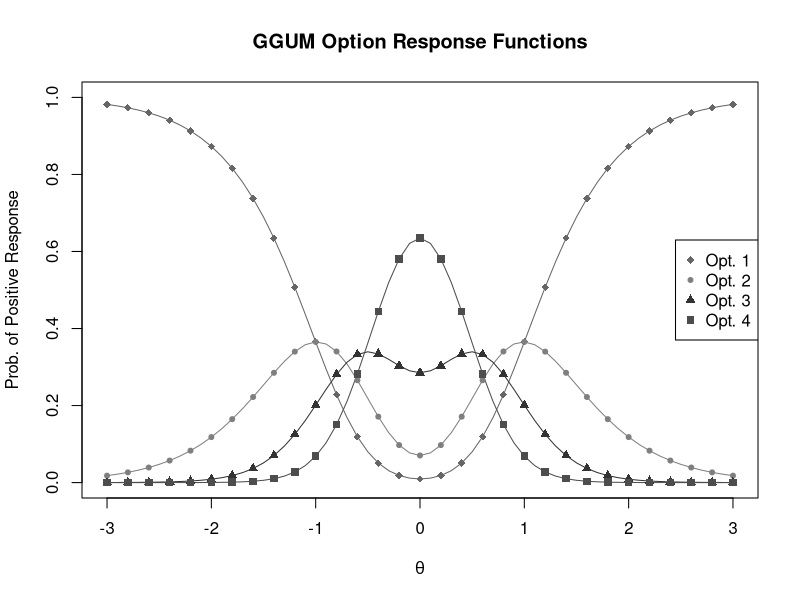
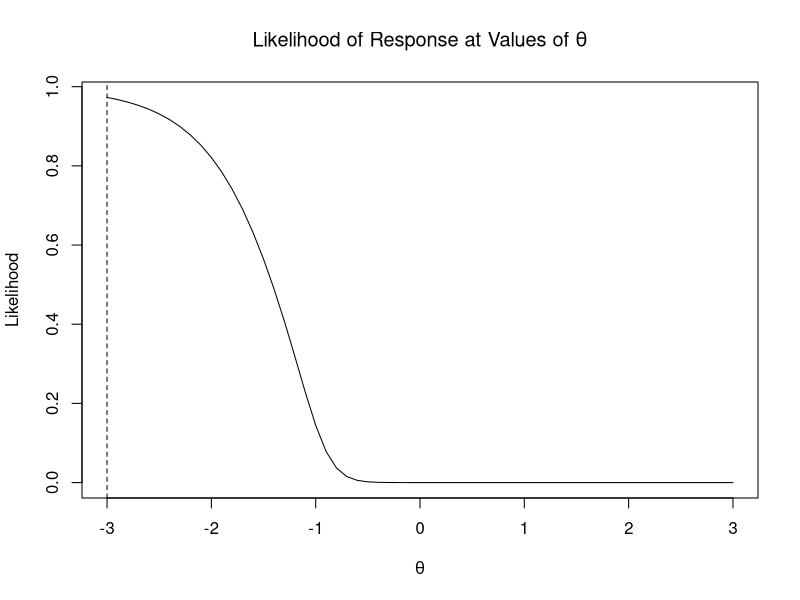
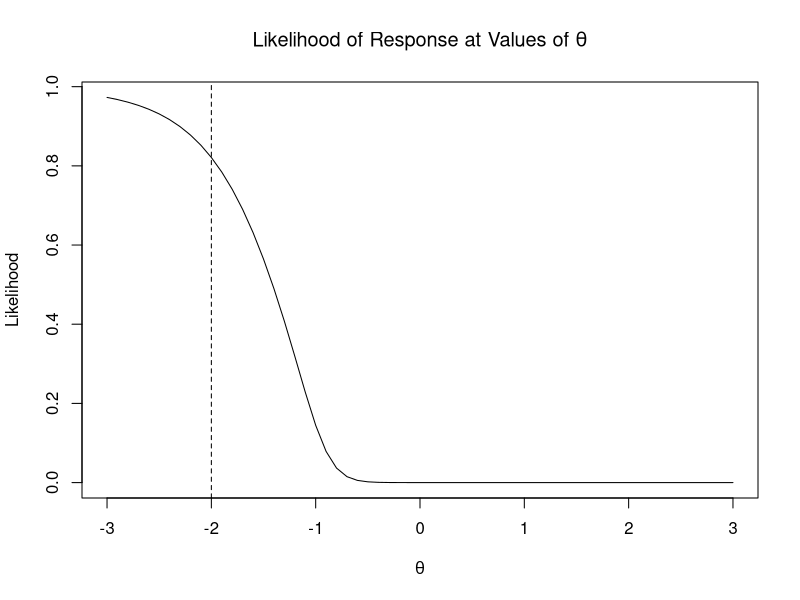
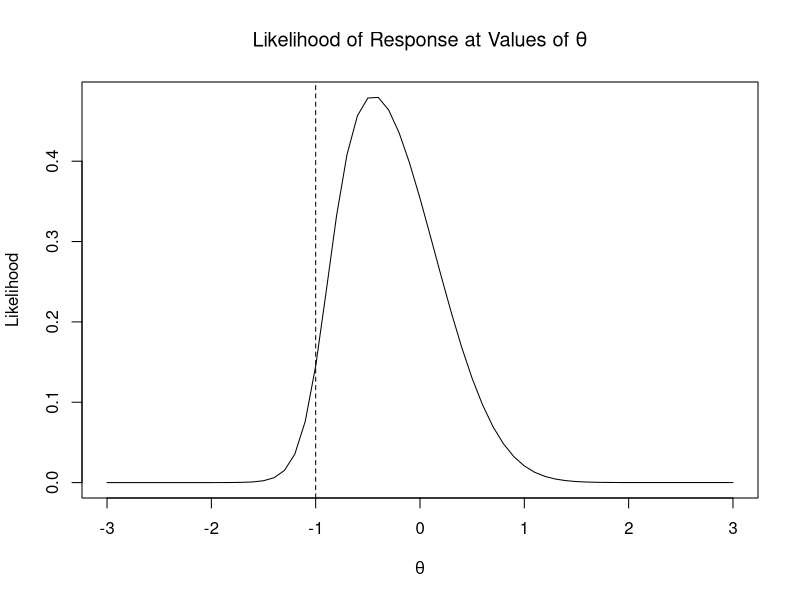
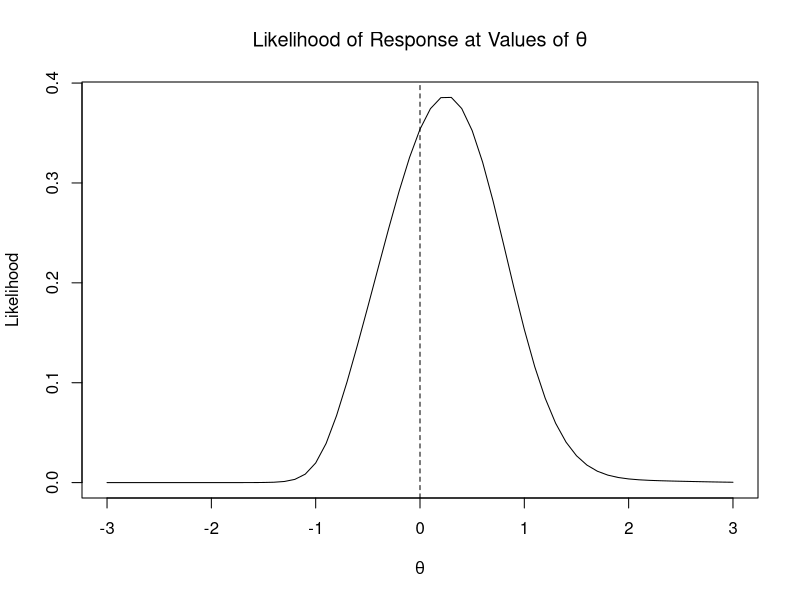
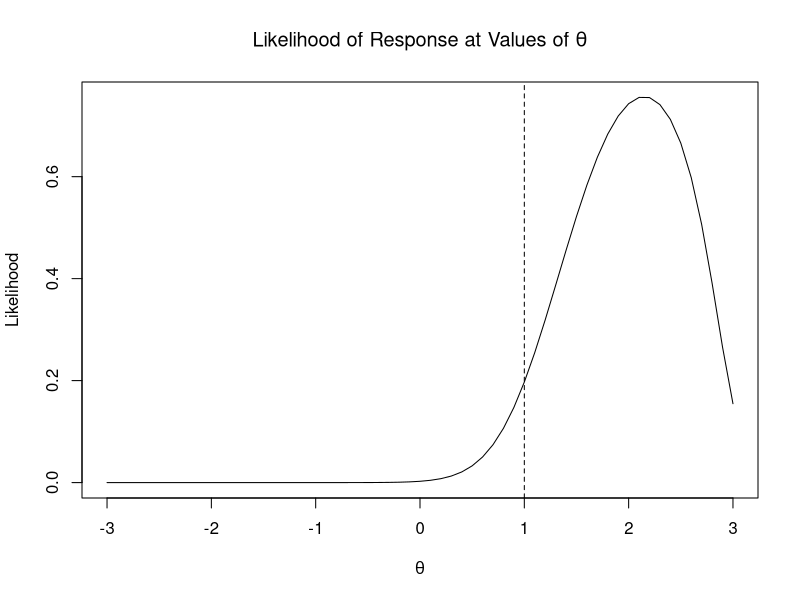
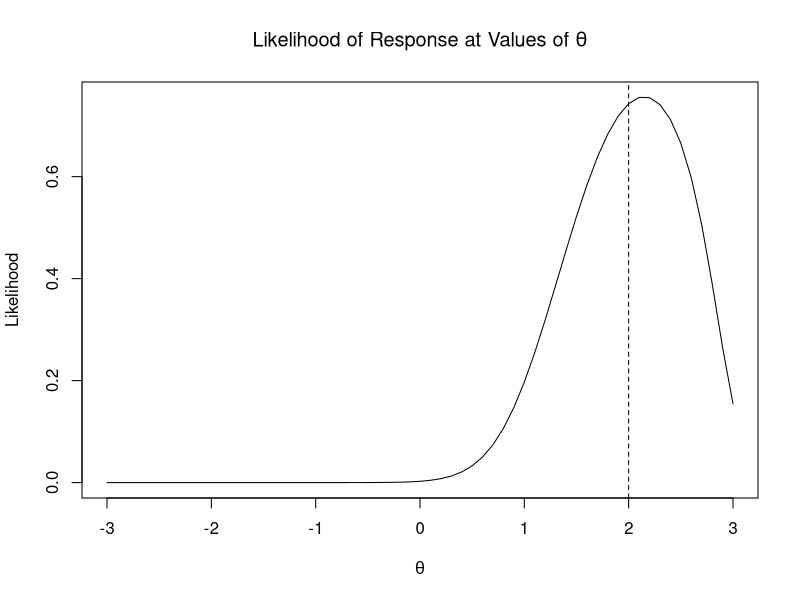
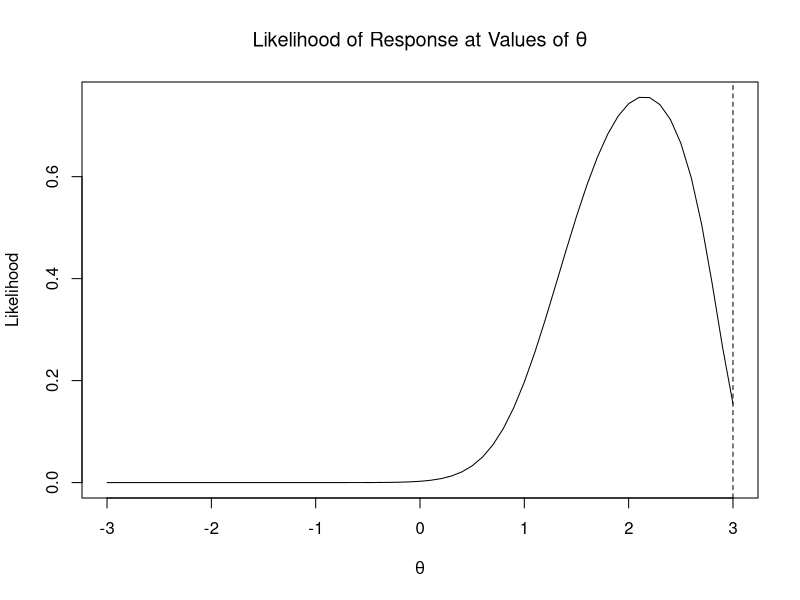

Write the R code that produced these figures, in order.

probability <- function(k, K, theta, alpha, delta, tau){
  # Equation 1 in de la Torre 2006 is a quotient where the numerator expression
  # is summed for the denominator expression. The numerator expression can be
  # further broken down into two smaller expressions, each of which uses a
  # common espression.
  smExpr <- cumsum(tau) # expression common to both numerator expressions
  lgExpr1 <- exp(alpha * (0:(K-1) * (theta - delta) - smExpr))
  lgExpr2 <- exp(alpha * ((2*K - (0:(K-1)) - 1) * (theta - delta) - smExpr))
  numerator <- lgExpr1 + lgExpr2
  return(numerator[k]/sum(numerator)) # we only want the kth element
}


# So let's try out the function and replicate Figure 1 from de la Torre 2006
probability(1, 5, 0, 2, 1, c(0, 1, 2, 3, 4))
a <- 2
d <- 0
t <- c(0, -1, -0.7, -0.4)
th <- seq(from=-3, to=3, by=0.1)
probs <- t(sapply(th, function(x){
  sapply(1:length(t), probability, length(t), x, a, d, t)
}))
plot(NULL, ylim=c(0, 1), xlim=c(-3, 3), ylab='Prob. of Positive Response',
     xlab=expression(theta), main='GGUM Option Response Functions')
plotColors <- c('grey40', 'grey50', 'grey20', 'grey30')
plotSymbols <- c(18, 20, 17, 15)
indices <- c(TRUE, FALSE)
matlines(th, probs, col=plotColors, lty=1)
matpoints(th[indices], probs[indices, ], col=plotColors, pch=plotSymbols)
legend('right', legend=c('Opt. 1', 'Opt. 2', 'Opt. 3', 'Opt. 4'),
       pch=plotSymbols, col=plotColors)


probMatrix <- function(thetas, responseMatrix, alphas, deltas, taus){
  # Given vectors (or for tau, a list) of parameters, we can calculate the
  # probability of each choice in the reponse matrix
  return(t(sapply(1:length(thetas), function(x){ # for each person
    sapply(1:length(alphas), function(y){ # for each item
      probability(responseMatrix[x, y], length(taus[[y]]), thetas[x],
                  alphas[y],  deltas[y], taus[[y]])})})))
}

stableProd <- function(x){
  # More numerically stable than prod() for likelhood of the response matrix
  return(exp(sum(log(x))))
}

likelihood <- function(thetas, responseMatrix, alphas, deltas, taus){
  # We just get the product of all the probabilities for the response matrix
  return(stableProd(probMatrix(thetas, responseMatrix, alphas, deltas, taus)))
}

thetas <- rnorm(100)
responses <- matrix(c(sample(1:3, 100, replace=TRUE),
                      sample(1:4, 100, replace=TRUE),
                      sample(1:5, 100, replace=TRUE)), nrow=100)
alphas <- rnorm(3)
deltas <- rnorm(3)
taus <- list(c(0, rnorm(2)),c(0, rnorm(3)), c(0, rnorm(4)))

likelihood(thetas, responses, alphas, deltas, taus)

## To make some fake data using the most likely response given parameters:
likelyResponse <- function(theta, alpha, delta, tau){
  K <- length(tau)
  return(which.max(sapply(1:K, probability, K, theta, alpha, delta, tau)))
}

likelyResponseVector <- function(theta, alpha, delta, tau){
  return(sapply(1:length(tau), function(x){
    likelyResponse(theta, alpha[x], delta[x], tau[[x]])}))
}

plotLcurve <- function(trueTheta, response, alpha, delta, tau){
  xVals <- seq(from=-3, to=3, by=0.1)
  yVals <- sapply(xVals, likelihood, response, alpha, delta, tau)
  plot(x=xVals, y=yVals, type='l', xlab=expression(theta), ylab='Likelihood',
       main=expression(paste('Likelihood of Response at Values of ', theta)))
  abline(v=trueTheta, lty=2)
}

trueThetas <- c(-3, -2, -1, 0, 1, 2, 3)
alpha <- c(1, 2, 3)
delta <- c(3, 2, 1)
tau <- list(c(0, -1, -2, -3), c(0, -3, -2, -1), c(0, -2, -1, -3))
invisible(sapply(trueThetas, function(x){
  plotLcurve(x, matrix(likelyResponseVector(x, alpha, delta, tau), nrow=1),
             alpha, delta, tau)
}))

#######################

rBeta_ab <- function(n, shape1=2, shape2=3, a = 0, b = 1,
                     params = list(shape1, shape2, a, b),...){
  if(!missing(params)){
    shape1 <- params$shape1
    shape2 <- params$shape2
    a <- params$a
    b <- params$b
  }
  X <- rbeta(n,shape1,shape2)
  out <- (b-a)*X + a
  return(out)
}

dBeta_ab <-function(x, shape1=2, shape2=3, a = 0, b=1,
                    params = list(shape1, shape2, a, b),...){
  if(!missing(params)){
    shape1 <- params$shape1
    shape2 <- params$shape2
    a <- params$a
    b <- params$b
  }
  out <- (x>=a & x<=b) * dbeta((x-a)/(b-a),shape1,shape2)/(b-a)
  return(out)
}

alphaDistParams <- list(shape1=1.5, shape2=1.5, a=.25, b=4)
deltaDistParams <- list(shape1=2, shape2=2, a=-5, b=5)
tauDistParams <-list(shape1=2, shape2=2, a=-6, b=6)
thetas <- rnorm(10)
alphas <- rBeta_ab(3, params=alphaDistParams)
deltas <- rBeta_ab(3, params=deltaDistParams)
taus <- list(c(0, rBeta_ab(2, params=tauDistParams)),
             c(0, rBeta_ab(3, params=tauDistParams)),
             c(0, rBeta_ab(4, params=tauDistParams)))
responseMat <- matrix(sapply(thetas, likelyResponseVector, alphas, deltas,
                               taus), nrow=10, byrow=TRUE)
responseMat
likelihood(thetas, responseMat, alphas, deltas, taus)

getPrior <- function(param, value){
  alphaDistParams <- list(shape1=1.5, shape2=1.5, a=.25, b=4)
  deltaDistParams <- list(shape1=2, shape2=2, a=-5, b=5)
  tauDistParams <- list(shape1=2, shape2=2, a=-6, b=6)
  return(switch(param, 'alpha'=dBeta_ab(value, params=alphaDistParams),
                'delta'=dBeta_ab(value, params=deltaDistParams),
                'tau'=dBeta_ab(value, params=tauDistParams),
                'theta'=dnorm(value)))
}

ratio <- function(param, person, item, currentValue, proposedValue, alphas,
                  deltas, taus, thetas, responseMatrix, paramType){
  probMat <- probMatrix(thetas, responseMatrix, alphas, deltas, taus)
  currentLikelihood <- stableProd(probMat)
  # paramType <- switch(param+1, 'theta', 'alpha', 'delta', 'tau')
  if (paramType == 'theta') {
    probMat[person, ] <- sapply(1:ncol(probMat), function(x){
      probability(responseMatrix[person, x], length(taus[[x]]), proposedValue,
                  alphas[x], deltas[x], taus[[x]])
    })
  } else {
    params <- unlist(c(alphas[item], deltas[item], taus[[item]]))
    params[param] <- proposedValue
    probMat[ , item] <- sapply(1:nrow(probMat), function(x){
      probability(responseMatrix[x, item], length(taus[[item]]), thetas[x],
                  params[1], params[2], params[3:length(params)])
    })
  }
  proposedLikelihood <- stableProd(probMat)
  return((proposedLikelihood*getPrior(paramType, proposedValue))
         /(currentLikelihood*getPrior(paramType, currentValue)))
}

ratio(0, 1, 1:length(alphas), thetas[1], -1, alphas, deltas, taus, thetas, responseMat, 'theta')
ratio(0, 1, 1:length(alphas), thetas[1], 0, alphas, deltas, taus, thetas, responseMat, 'theta')
ratio(0, 1, 1:length(alphas), thetas[1], 1, alphas, deltas, taus, thetas, responseMat, 'theta')
ratio(1, 1:length(thetas), 1, alphas[1], 1, alphas, deltas, taus, thetas, responseMat, 'alpha')
ratio(2, 1:length(thetas), 1, deltas[1], 1, alphas, deltas, taus, thetas, responseMat, 'delta')
ratio(4, 1:length(thetas), 1, taus[[1]][2], 1, alphas, deltas, taus, thetas, responseMat, 'tau')

proposer <- function(currentValue, paramType, param, paramVector, item){
  if (paramType != 'tau') {
    return(rnorm(1, currentValue, sd(paramVector)))
  }
  paramVector <- sapply(paramVector, '[[', param-2)
  return(rnorm(1, currentValue, sd(paramVector)))
}

iteration <- function(param, person, item, currentValue, alphas, deltas, taus,
                      thetas, responseMatrix, paramType){
  proposedValue <- proposer(currentValue, paramType, param,
                            switch(paramType, 'theta'=thetas, 'alpha'=alphas,
                                   'delta'=deltas, 'tau'=taus), item)
  reSetProb <- ratio(param, person, item, currentValue, proposedValue, alphas,
                     deltas, taus, thetas, responseMatrix, paramType)
  if (reSetProb > 1) {reSetProb <- 1}
  reSet <- sample(c(TRUE, FALSE), 1, prob=c(reSetProb, 1-reSetProb))
  return(ifelse(reSet, proposedValue, currentValue))
}

iteration(0, 1, 1:length(alphas), thetas[1], alphas, deltas, taus, thetas, responseMat, 'theta')
iteration(0, 1, 1:length(alphas), thetas[1], alphas, deltas, taus, thetas, responseMat, 'theta')
iteration(0, 1, 1:length(alphas), thetas[1], alphas, deltas, taus, thetas, responseMat, 'theta')
iteration(1, 1:length(thetas), 1, alphas[1], alphas, deltas, taus, thetas, responseMat, 'alpha')
iteration(2, 1:length(thetas), 1, deltas[1], alphas, deltas, taus, thetas, responseMat, 'delta')
iteration(4, 1:length(thetas), 1, taus[[1]][2], alphas, deltas, taus, thetas, responseMat, 'tau')
